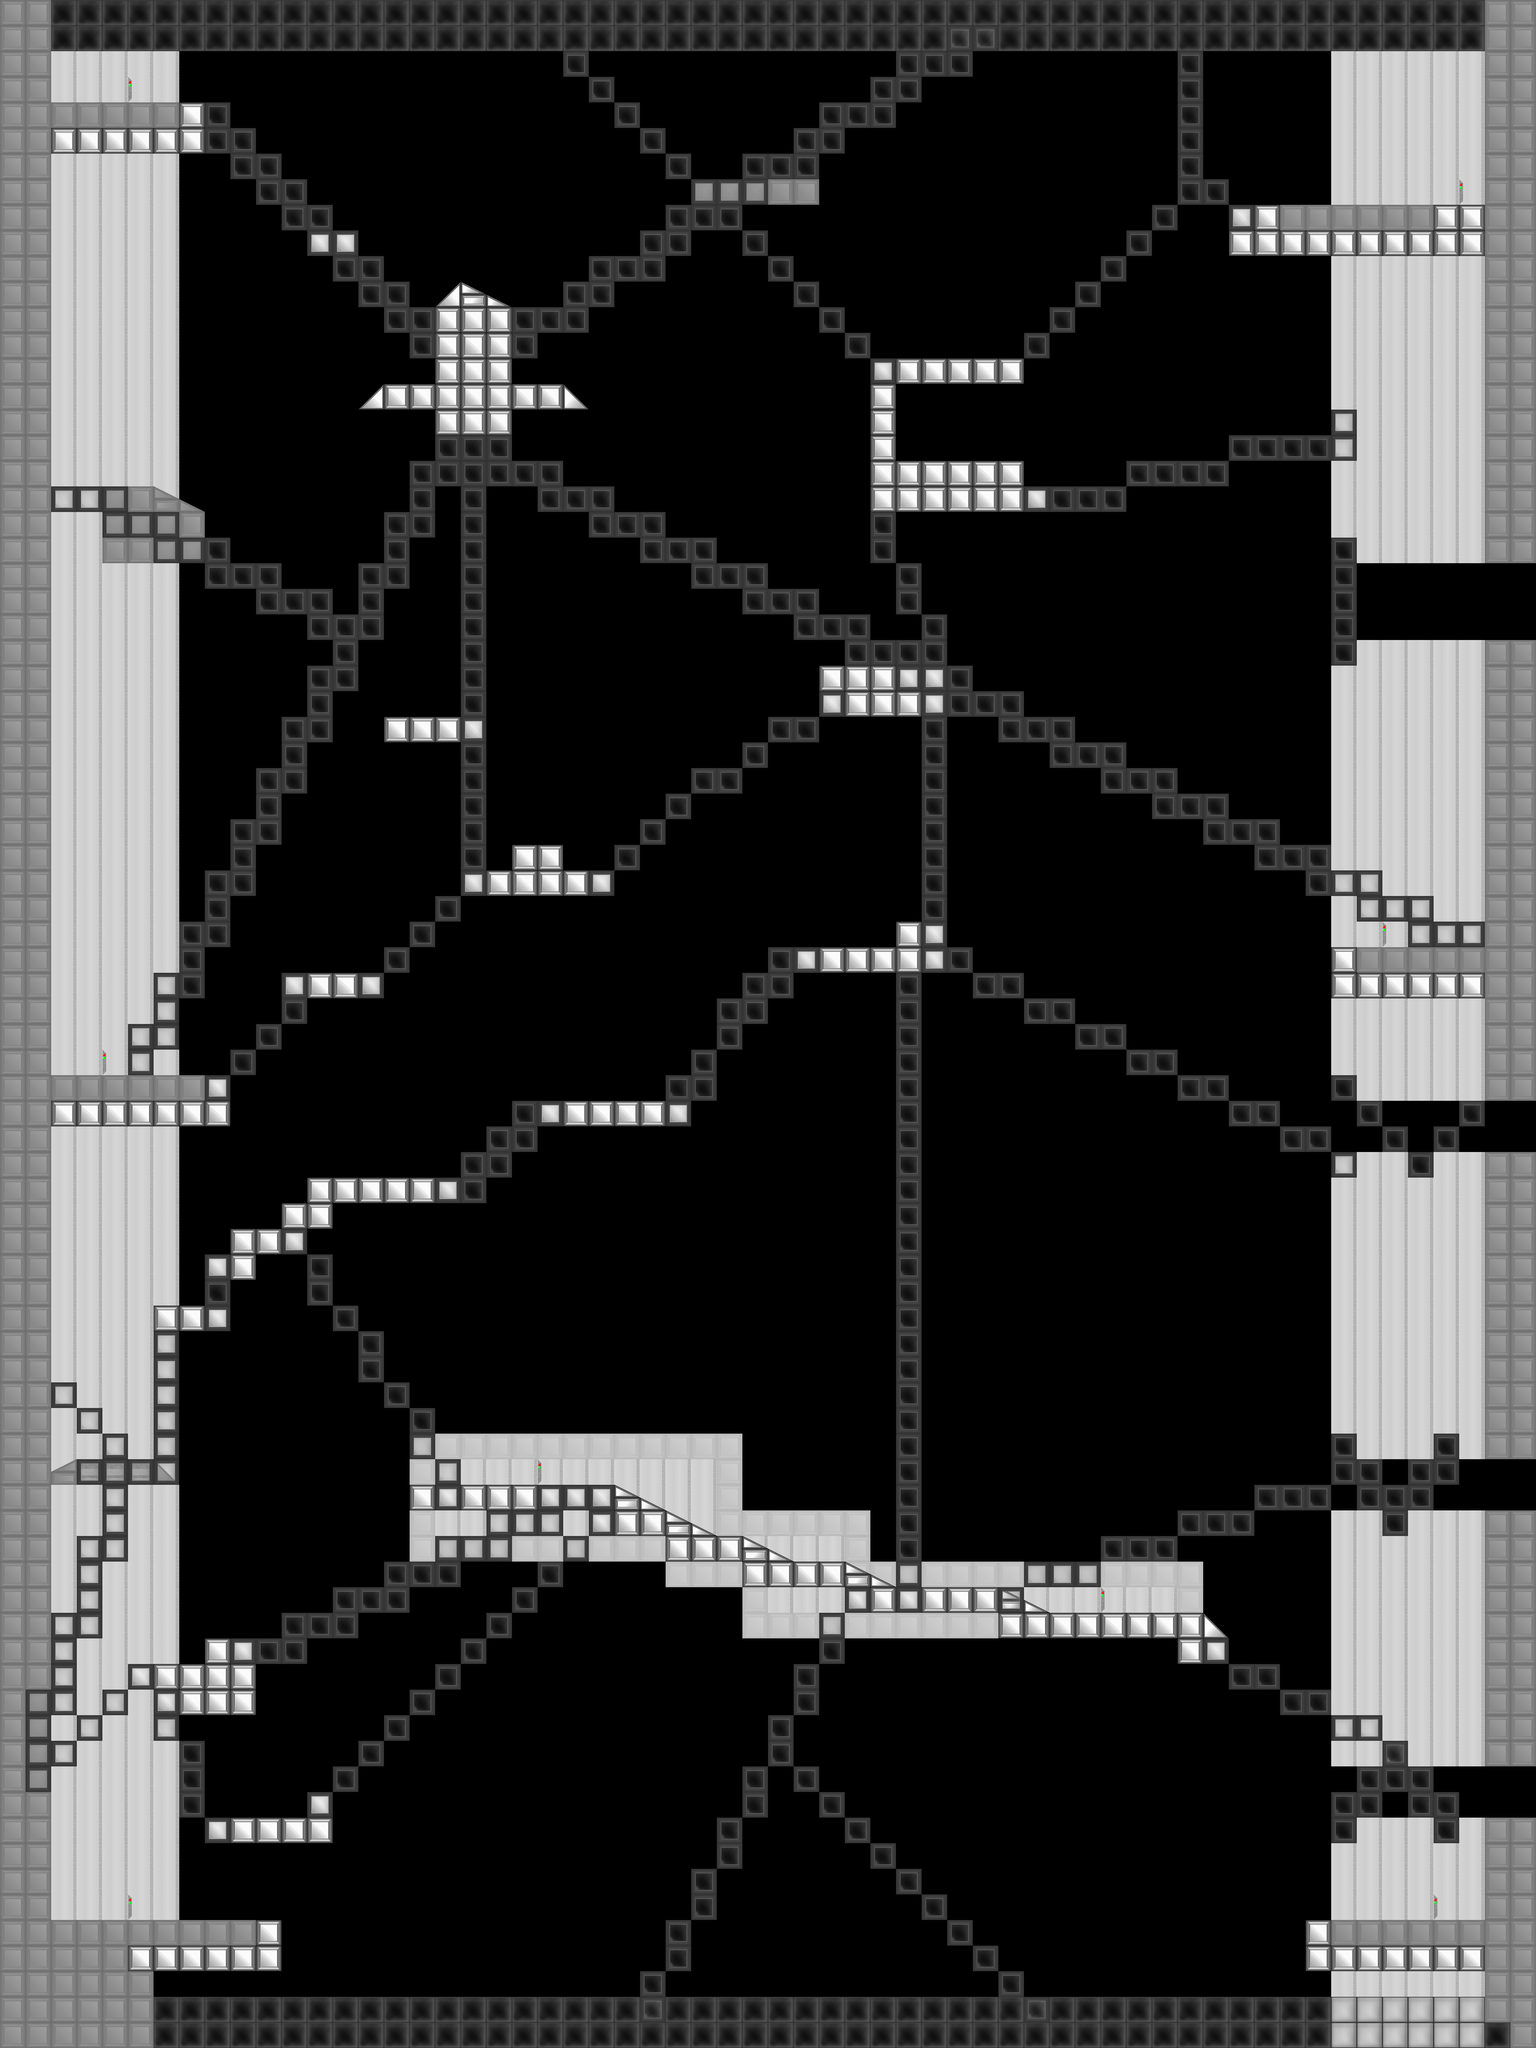

A 2D game scene composited from a Tiled map and its tileset images. What follows is a short description and the map's XML, with each tile layer's data collapsed to a summary:
An orthogonal 60x80 tile map with 70x70 px tiles, 3 tile layers (Panels, Walls, Foreground).

<map version="1.0" orientation="orthogonal" width="60" height="80" tilewidth="70" tileheight="70">
 <tileset firstgid="1" name="TS1" tilewidth="70" tileheight="70">
  <image source="../TileSets/SpaceShip/TS1.png" width="560" height="1120" />
 </tileset>
 <layer name="Panels" width="60" height="80">
  <data>[4800 cells, 870 non-empty, 4 distinct tile ids]</data>
 </layer>
 <layer name="Walls" width="60" height="80">
  <data>[4800 cells, 826 non-empty, 15 distinct tile ids]</data>
 </layer>
 <layer name="Foreground" width="60" height="80">
  <data>[4800 cells, 446 non-empty, 1 distinct tile ids]</data>
 </layer>
</map>
